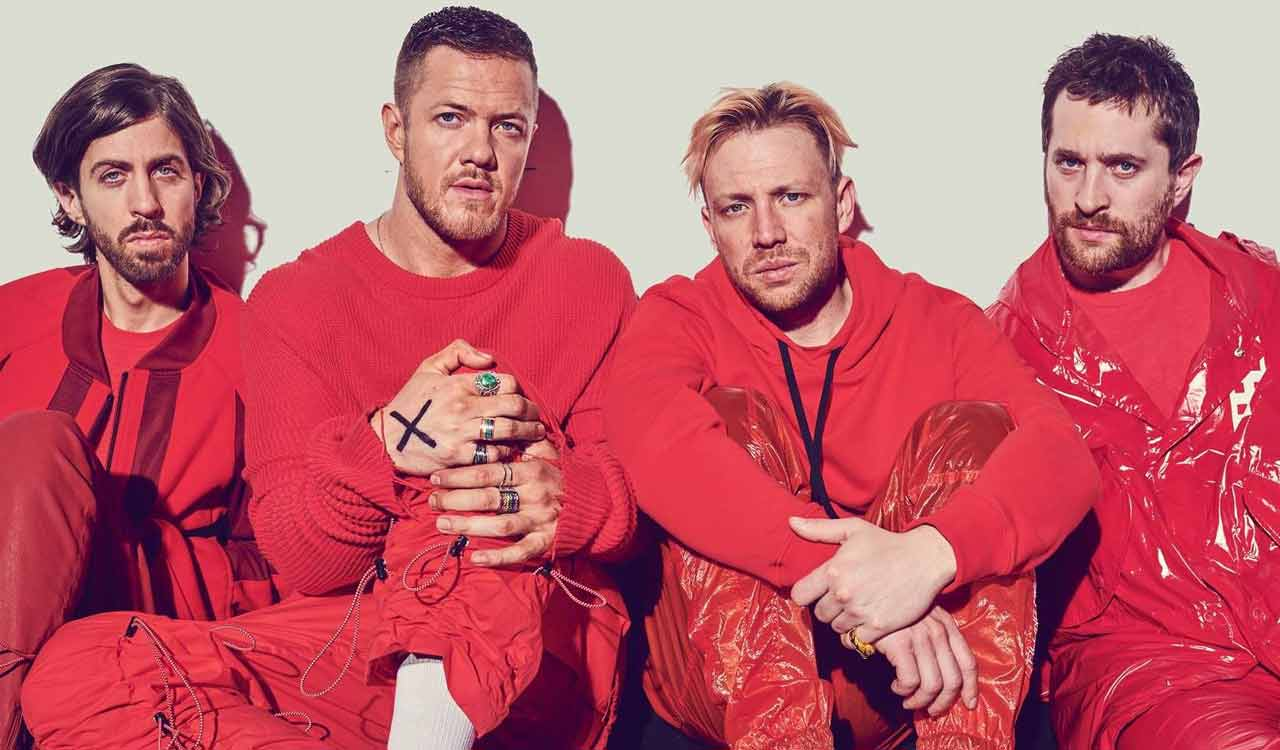
#> input picture EdgeDetection/dragons.jpg, 1280 x 750 px
$ python main.py   (older library calls are emulated)
#> lines starting #> are read from the running program, lines starting #| are printed output that depends on the picture; after the words box and inside, x2 and y2 are one past the last pixel; in counts of white or black regions, pixels touching at a corner belong together
import cv2

img=cv2.imread("dragons.jpg")
#> img is the input picture: shape (750, 1280, 3); mean B, G, R 109.2, 96.7, 192.6
cv2.imshow("Original",img)
cv2.waitKey(0)

gray=cv2.cvtColor(img,cv2.COLOR_BGR2GRAY)
img_blur=cv2.GaussianBlur(gray,(3,3),0)

sobelx=cv2.Sobel(src=img_blur,ddepth=cv2.CV_64F,dx=1,dy=0,ksize=5)
sobely=cv2.Sobel(src=img_blur,ddepth=cv2.CV_64F,dx=0,dy=1,ksize=5)
sobelxy=cv2.Sobel(src=img_blur,ddepth=cv2.CV_64F,dx=1,dy=1,ksize=5)
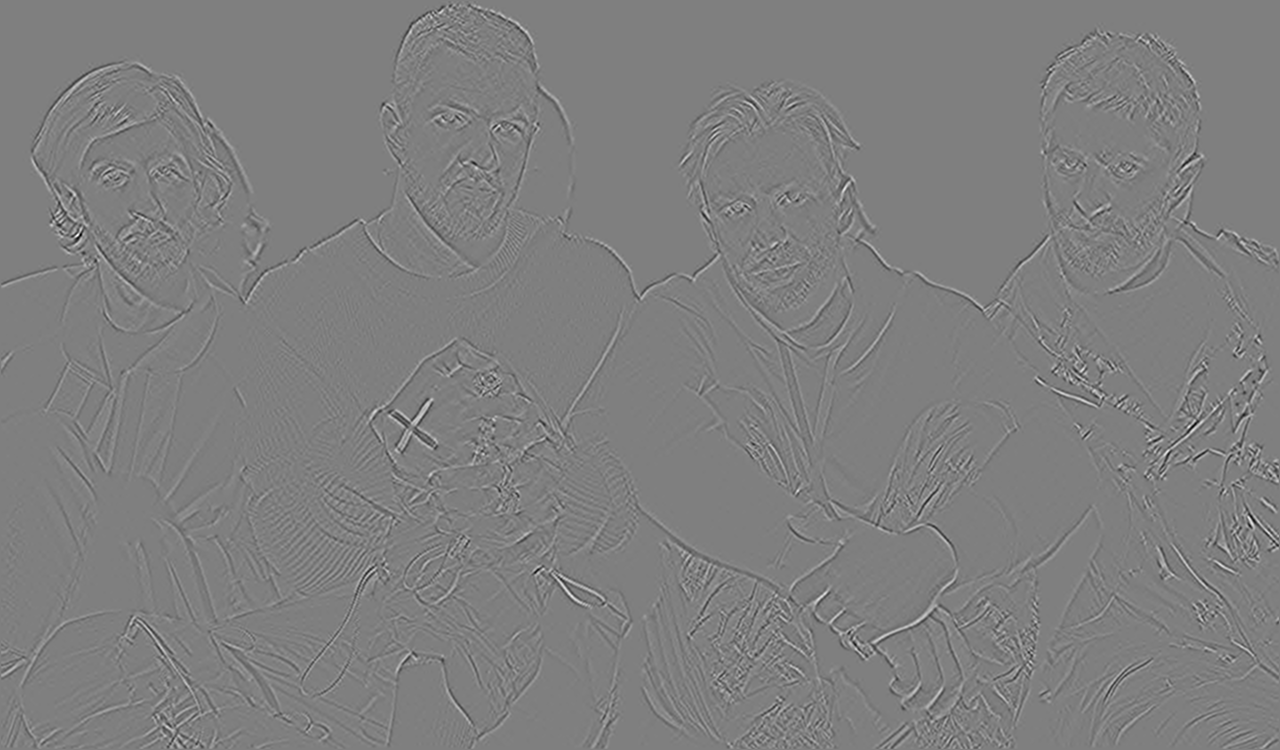
#> sobelxy: shape (750, 1280) float64; min -1600, max 1605, mean 0; drawn with min black and max white

cv2.imshow("sobelx",sobelx)
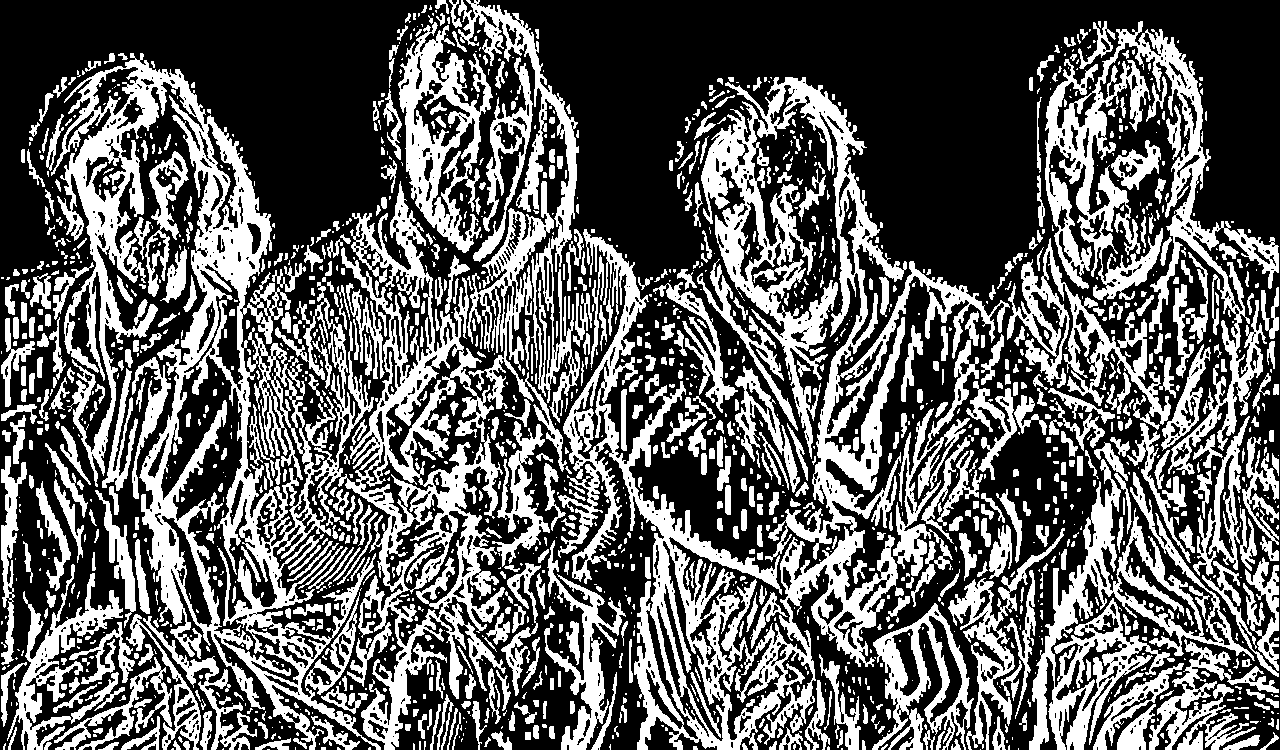
#> window 'sobelx': shape (750, 1280); 37.5% white; 1795 white regions (1032 under 20 px), largest, box (x1, y1, x2, y2) and area: (51, 53, 506, 750) 82021, (558, 77, 1010, 750) 61731, (1045, 21, 1279, 475) 21804
cv2.waitKey(0)

cv2.imshow("sobely",sobely)
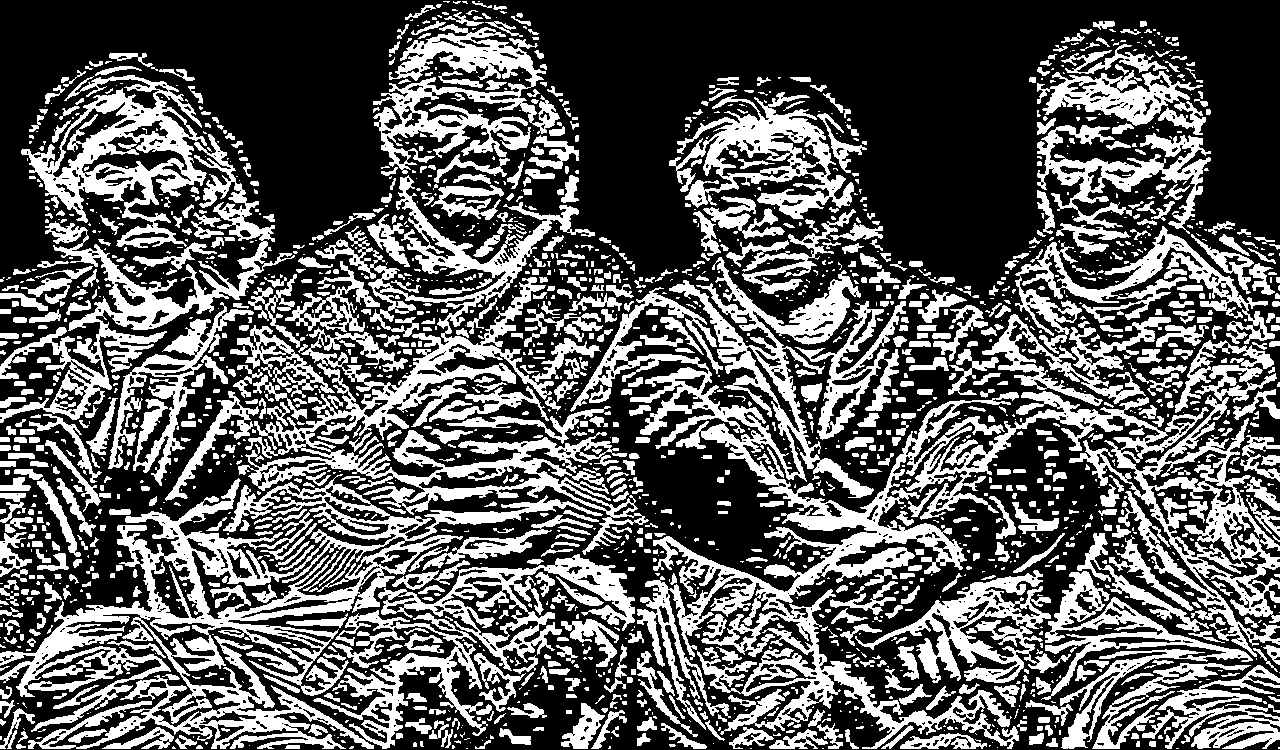
#> window 'sobely': shape (750, 1280); 36.1% white; 2044 white regions (1138 under 20 px), largest, box (x1, y1, x2, y2) and area: (570, 257, 1280, 749) 64163, (0, 474, 603, 749) 36503, (238, 175, 649, 555) 28432
cv2.waitKey(0)

cv2.imshow("sobelxy",sobelxy)
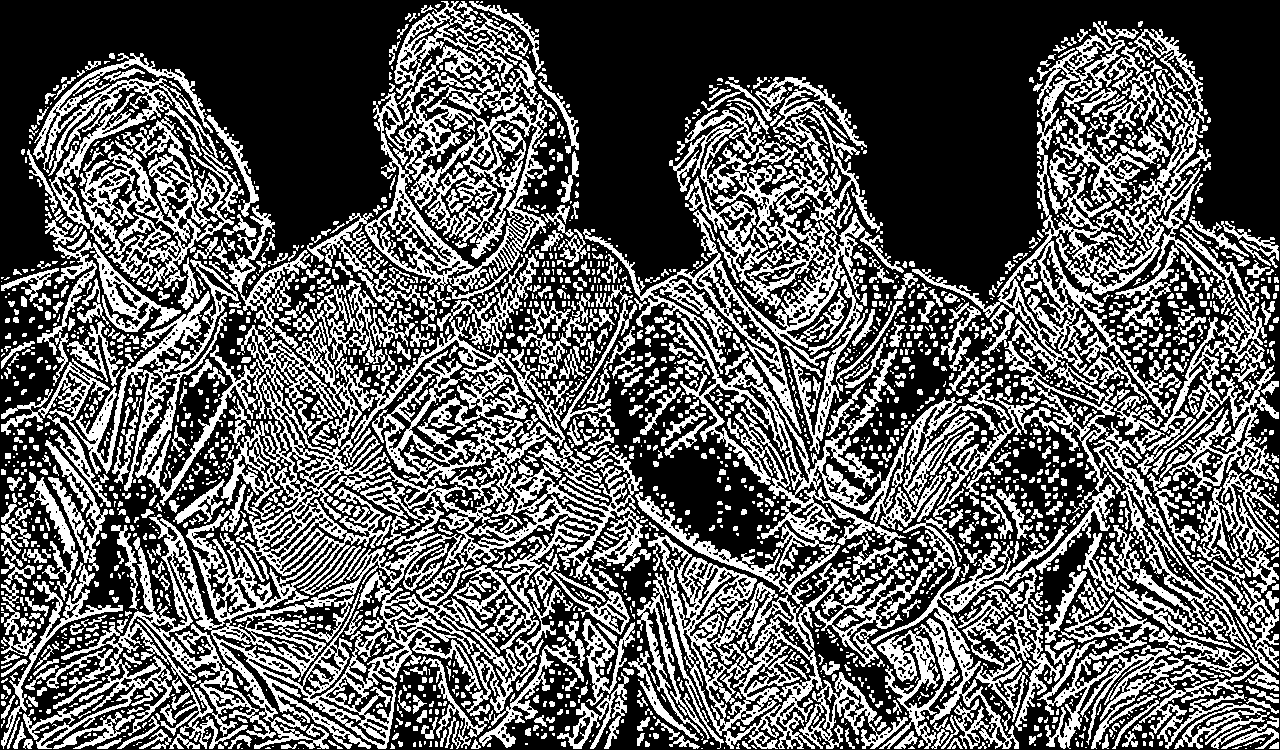
#> window 'sobelxy': shape (750, 1280); 36.8% white; 2847 white regions (1714 under 20 px), largest, box (x1, y1, x2, y2) and area: (61, 205, 643, 749) 71269, (912, 21, 1267, 662) 29581, (635, 312, 999, 749) 26507
cv2.waitKey(0)
